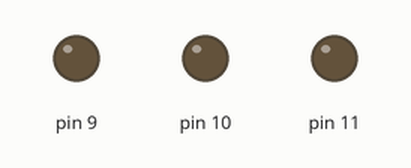
Bench run of a sketch on a simulated Arduino Uno, built with avr-gcc and run on an emulated ATmega328P. On the bench: output pins drawn as LEDs (lit = HIGH).

Above: at 0.15 s.
At 7.66 s:
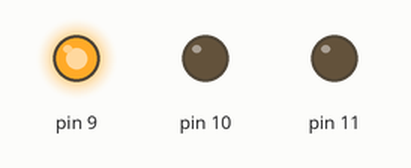
At 19.99 s:
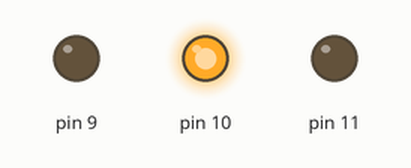
At 39.84 s:
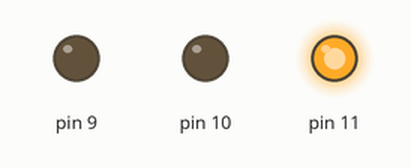
Timing chart, 0 to 40.0 s (numbered marks = the images above):
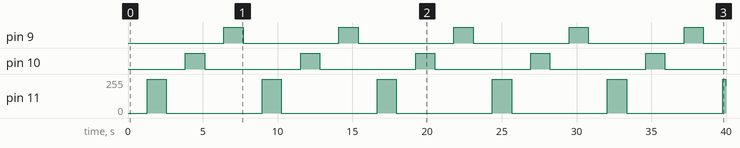

Measured:
- by itself, pin 9, pin 10: alternates HIGH for 1.3 s and LOW for 6.4 s
- by itself, pin 11: 0/255 → 255/255 at 1.3 s, → 0/255 1.3 s later, → 255/255 6.4 s later, → 0/255 1.3 s later, … (12 changes in this stretch)

The sketch:

ledtest2_ino.ino
```cpp
void setup() {
  pinMode(11, OUTPUT);
  pinMode(10, OUTPUT);
  pinMode(9, OUTPUT);
}

void loop() {
  // fade LED1 up
  for (int i = 0; i <= 255; i++) {
    analogWrite(11, i);
    delay(5);
  }
  // fade LED1 down
  for (int i = 255; i >= 0; i--) {
    analogWrite(11, i);
    delay(5);
  }
  for (int i = 0; i <= 255; i++) {
    analogWrite(10, i);
    delay(5);
  }
  // fade LED1 down
  for (int i = 255; i >= 0; i--) {
    analogWrite(10, i);
    delay(5);
  }
  for (int i = 0; i <= 255; i++) {
    analogWrite(9, i);
    delay(5);
  }
  // fade LED1 down
  for (int i = 255; i >= 0; i--) {
    analogWrite(9, i);
    delay(5);
  }
  // repeat for LED2 and LED3...
}
```
